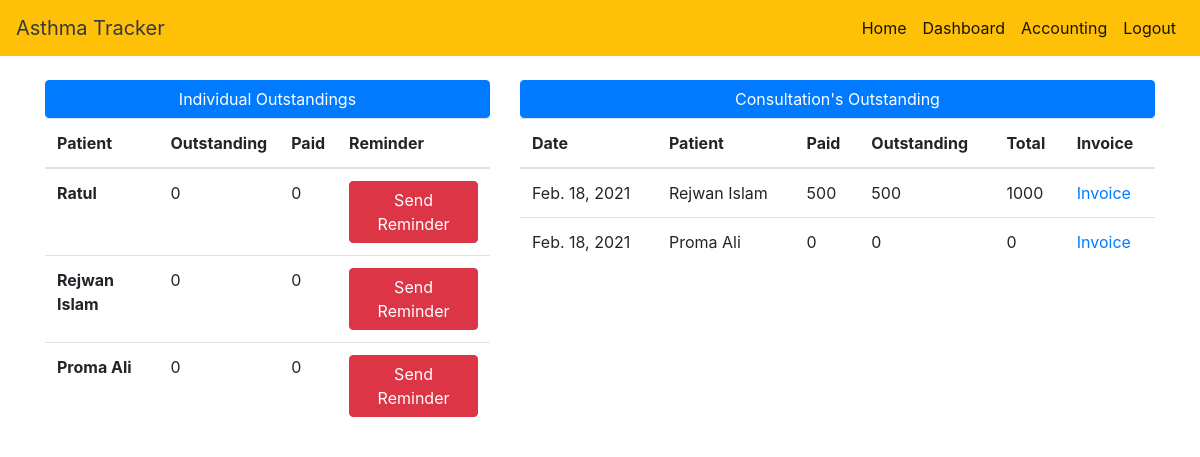
The app's page /hr_accounting/, older data.
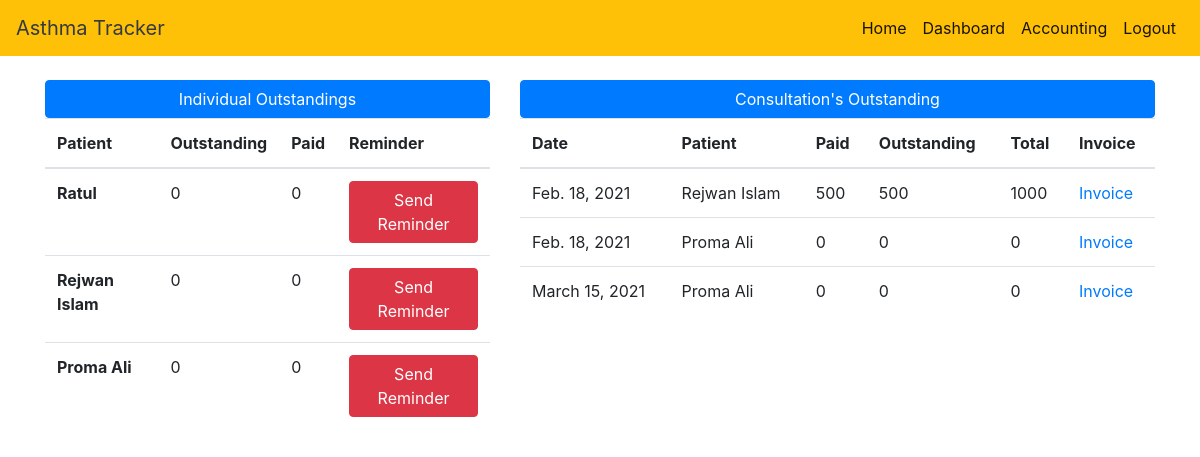
The same page, newer data.
### PATIENT/models.py (models this page shows)
class Invoice(models.Model):
    patient = models.OneToOneField(Patient, on_delete=models.CASCADE)
    outstanding = models.CharField(max_length=10)
    paid = models.CharField(max_length=10)

class Patient(models.Model):
    name = models.CharField(max_length=40)
    phone = models.CharField(max_length=12, default="", unique=True)
    email = models.CharField(max_length=50, unique=True)
    gender = models.CharField(max_length=30)
    address = models.CharField(max_length=200)
    age = models.IntegerField(max_length=12)
    weight = models.IntegerField(max_length=3)
    blood = models.CharField(max_length=10)
    medical = models.CharField(max_length=100)
    case = models.CharField(max_length=20)
    username = models.OneToOneField(User, on_delete=models.CASCADE)

### DOCTOR/models.py (models this page shows)
class Prescription(models.Model):
    prescription = models.CharField(max_length=200)
    symptoms = models.CharField(max_length=200)
    patient = models.ForeignKey(Patient, on_delete=models.CASCADE, unique=False)
    doctor = models.ForeignKey(Doctor, on_delete=models.CASCADE, unique=False)
    appointment = models.ForeignKey('COMMON_APP.Appointment', on_delete=models.CASCADE, unique=False)
    prescripted_date = models.DateField(auto_now=True)
    outstanding = models.IntegerField(default=0)
    paid = models.IntegerField(default=0)
    total = models.IntegerField(default=0)

### COMMON_APP/views.py (the view)
# urls.py: path('hr_accounting/', hr_accounting, name='hr_accounting'),
def hr_accounting(request):
    status = False
    if request.user:
        status = request.user
    individual = Invoice.objects.all()
    consulation = Prescription.objects.all()
    return render(request, 'hr_accounting.html',
                  {'individual': individual, 'consulation': consulation, 'user': 'H', 'status': status})

### templates/hr_accounting.html (shortened to what this page needs)
<!DOCTYPE html>
<html>
<head>
    <link rel="stylesheet" href="https://stackpath.bootstrapcdn.com/bootstrap/4.5.0/css/bootstrap.min.css">
</head>
<body>
{% include "nav.html" %}
<br>
<div class="container">
    <div class="row">
        <div class="col-sm-5">
            <button class="btn btn-primary" id="hello">Individual Outstandings</button>
            <table class="table">
                <thead>
                <tr>
                    <th scope="col">Patient</th>
                    <th scope="col">Outstanding</th>
                    <th scope="col">Paid</th>
                    <th scope="col">Reminder</th>
                </tr>
                </thead>
                <tbody>
                {% for data in individual %}
                <tr>
                    <th scope="row">{{ data.patient.name }}</th>
                    <td> {{ data.outstanding }}</td>
                    <td> {{ data.paid }}</td>
                    <td><a class="btn btn-danger" href="{% url 'send_reminder' id=data.id %}">Send Reminder</a></td>
                </tr>
                {% endfor %}
                </tbody>
            </table>
        </div>
        <div class="col-sm-7">
            <button class="btn btn-primary" id="hello">Consultation's Outstanding</button>
            <table class="table">
                <thead>
                <tr>
                    <th scope="col">Date</th>
                    <th scope="col">Patient</th>
                    <th scope="col">Paid</th>
                    <th scope="col">Outstanding</th>
                    <th scope="col">Total</th>
                    <th scope="col">Invoice</th>
                </tr>
                </thead>
                <tbody>
                {% for data in consulation %}
                <tr>
                    <td> {{ data.prescripted_date }}</td>
                    <td> {{ data.patient.name }}</td>
                    <td> {{ data.paid }}</td>
                    <td> {{ data.outstanding }}</td>
                    <td> {{ data.total}}</td>
                    <td><a href="{% url 'get_pdf' id=data.id %}">Invoice</a></td>
                </tr>
                {% endfor %}
                </tbody>
            </table>
        </div>
    </div>
</div>
</body>
</html>

### templates/nav.html (shortened to what this page needs)
<nav class="navbar navbar-expand-lg navbar-light bg-warning">
    <a class="navbar-brand text-dark" href="#">Asthma Tracker</a>
    <div class="collapse navbar-collapse" id="navbarNavDropdown">
        <ul class="navbar-nav ml-auto">
            {% if user == None %}
            <li class="nav-item active">
                <a class="nav-link" href="/">Home <span class="sr-only">(current)</span></a>
            </li>
            {% else %}
            <li class="nav-item active">
                <a class="nav-link" href="{% url 'dashboard' user=user %}">Home </a>
            </li>
            {% endif %}
            {% if status and user == "H" %}
            <li class="nav-item active">
                <a class="nav-link" href="{% url 'hr_dashboard' %}"> Dashboard </a>
            </li>
            <li class="nav-item active">
                <a class="nav-link" href="{% url 'hr_accounting'  %}"> Accounting <span class="sr-only">(current)</span></a>
            </li>
            <li class="nav-item active">
                <a class="nav-link" href="/logout">Logout <span class="sr-only">(current)</span></a>
            </li>
            {% endif %}
        </ul>
    </div>
</nav>

### templates/hr_accounting.html (style rules this page uses)
#hello { width: 100%; }

Row changes from the older to the newer data that the page shows:
added Prescription: prescripted_date "March 15, 2021", patient.name "Proma Ali", paid "0", outstanding "0", total "0"
